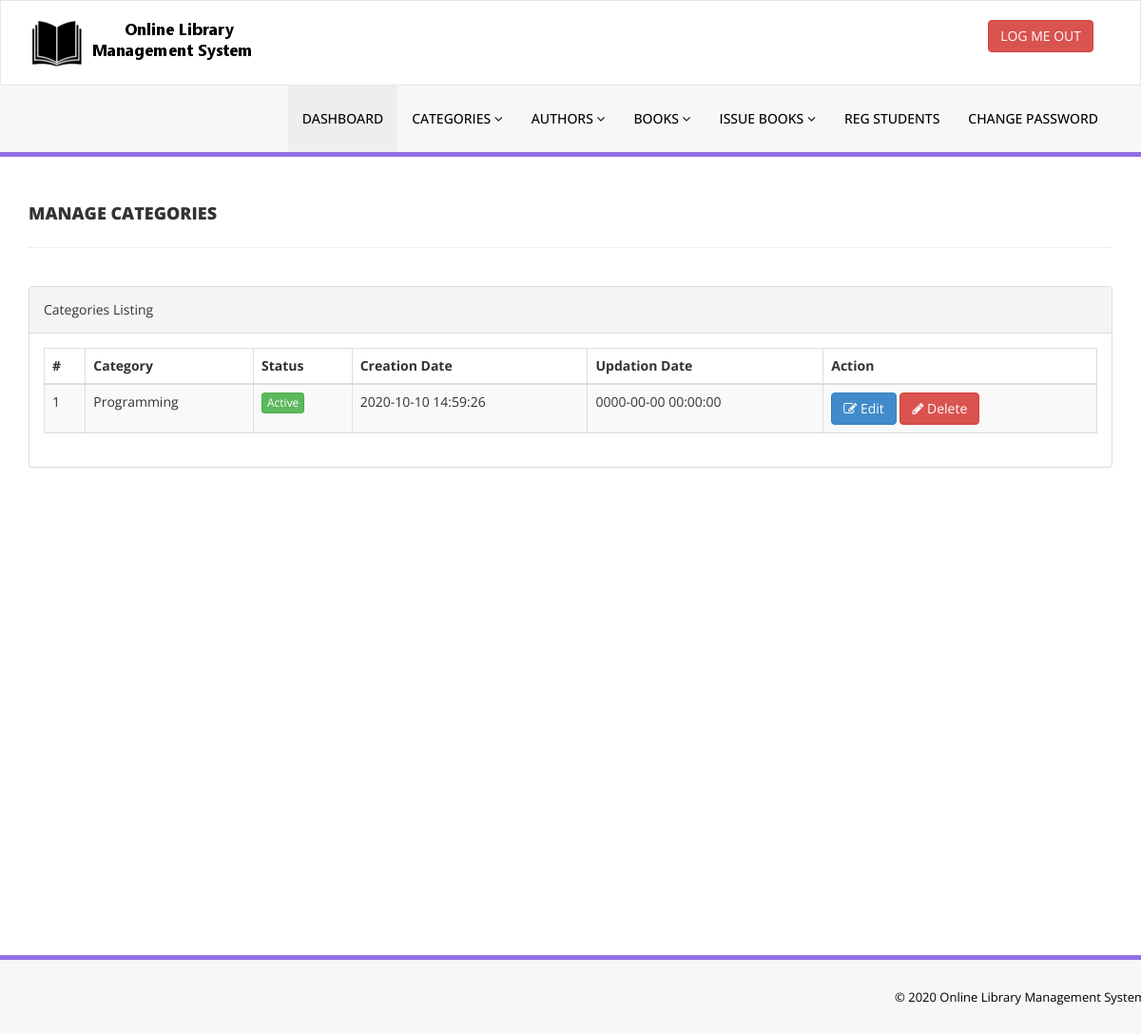
The app's page /admin/manage-categories.php (signed in) with its own data.
### tables this page shows
CREATE TABLE `tblcategory` (
  `id` int(11) NOT NULL,
  `CategoryName` varchar(150) DEFAULT NULL,
  `Status` int(1) DEFAULT NULL,
  `CreationDate` timestamp NULL DEFAULT current_timestamp(),
  `UpdationDate` timestamp NOT NULL DEFAULT '0000-00-00 00:00:00' ON UPDATE current_timestamp()
);

### admin/manage-categories.php (the view, shortened to what this page needs)
<?php
include('includes/config.php');
if(strlen($_SESSION['alogin'])==0)
    {
header('location:index.php');
}
else{
    ?>
<!DOCTYPE html>
<html xmlns="http://www.w3.org/1999/xhtml">
<head>
    <link href="assets/css/bootstrap.css" rel="stylesheet" />
    <link href="assets/css/font-awesome.css" rel="stylesheet" />
    <link href="assets/js/dataTables/dataTables.bootstrap.css" rel="stylesheet" />
    <link href="assets/css/style.css" rel="stylesheet" />
</head>
<body>
<?php include('includes/header.php');?>
    <div class="content-wrapper">
         <div class="container">
        <div class="row pad-botm">
            <div class="col-md-12">
                <h4 class="header-line">Manage Categories</h4>
    </div>
     <div class="row">
</div>
        </div>
            <div class="row">
                <div class="col-md-12">
                    <div class="panel panel-default">
                        <div class="panel-heading">
                           Categories Listing
                        </div>
                        <div class="panel-body">
                            <div class="table-responsive">
                                <table class="table table-striped table-bordered table-hover" id="dataTables-example">
                                    <thead>
                                        <tr>
                                            <th>#</th>
                                            <th>Category</th>
                                            <th>Status</th>
                                            <th>Creation Date</th>
                                            <th>Updation Date</th>
                                            <th>Action</th>
                                        </tr>
                                    </thead>
                                    <tbody>
<?php $sql = "SELECT * from  tblcategory";
$query = $dbh -> prepare($sql);
$query->execute();
$results=$query->fetchAll(PDO::FETCH_OBJ);
$cnt=1;
if($query->rowCount() > 0)
{
foreach($results as $result)
{               ?>
                                        <tr class="odd gradeX">
                                            <td class="center"><?php echo htmlentities($cnt);?></td>
                                            <td class="center"><?php echo htmlentities($result->CategoryName);?></td>
                                            <td class="center"><?php if($result->Status==1) {?>
                                            <a href="#" class="btn btn-success btn-xs">Active</a>
                                            <?php } else {?>
                                            <a href="#" class="btn btn-danger btn-xs">Inactive</a>
                                            <?php } ?></td>
                                            <td class="center"><?php echo htmlentities($result->CreationDate);?></td>
                                            <td class="center"><?php echo htmlentities($result->UpdationDate);?></td>
                                            <td class="center">
                                            <a href="edit-category.php?catid=<?php echo htmlentities($result->id);?>"><button class="btn btn-primary"><i class="fa fa-edit "></i> Edit</button>
                                          <a href="manage-categories.php?del=<?php echo htmlentities($result->id);?>" onclick="return confirm('Are you sure you want to delete?');"" >  <button class="btn btn-danger"><i class="fa fa-pencil"></i> Delete</button>
                                            </td>
                                        </tr>
 <?php $cnt=$cnt+1;}} ?>
                                    </tbody>
                                </table>
                            </div>
                        </div>
                    </div>
                </div>
            </div>
    </div>
    </div>
  <?php include('includes/footer.php');?>
</body>
</html>
<?php } ?>

### admin/assets/css/style.css (style rules this page uses)
.content-wrapper { margin-top: 40px; min-height:800px; padding-bottom:90px; }
.header-line { font-weight:900; padding-bottom:25px; border-bottom:1px solid #eeeeee; text-transform:uppercase; }
.pad-botm { padding-bottom:30px; }

### records on screen
tblcategory: CategoryName "Programming", Status "Active", CreationDate "2020-10-10 14:59:26", UpdationDate "0000-00-00 00:00:00"
